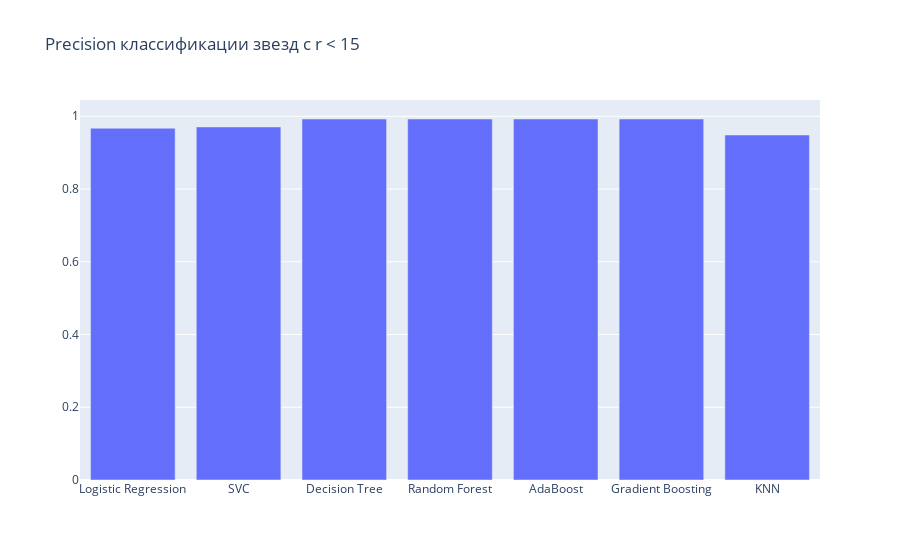

The notebook cell this image was saved under:
### Markdown cell above
Проверка точности была проведена не для всех интерваллов r, из-за осутсвия достаточного кол-ва данных о них. Но заметим сходство для графиков precision от признкака r. Наименьшую точность классификаторы показывают для r < 15. 
Сравним показатели precision при r < 15 для разных классификаторов.

### Code cell
trace1 = go.Bar(
    x=['Logistic Regression','SVC','Decision Tree','Random Forest','AdaBoost','Gradient Boosting','KNN'],
    y=[lr_test_acc,svc_test_acc,dt_test_acc,rf_test_acc,adb_test_acc,gdb_test_acc,knn_test_acc],
    name = 'Accuracy Comparisons of the 4 algorithms',
        marker=dict(
                
    ),
)

layout = go.Layout(
    title='Precision классификации звезд с r < 15'
)

data = [trace1]
fig = go.Figure(data=data, layout=layout)
py.iplot(fig, filename="Ratio")

### Figure 1 — Plotly figure (JSON) as saved in the notebook; plotly's stock layout.template omitted (floating-point values rounded to 4 significant figures)
{"data": [{"name": "Accuracy Comparisons of the 4 algorithms", "type": "bar", "x": ["Logistic Regression", "SVC", "Decision Tree", "Random Forest", "AdaBoost", "Gradient Boosting", "KNN"], "y": [0.9672, 0.9708, 0.9925, 0.9925, 0.9925, 0.9925, 0.9485]}], "layout": {"title": {"text": "Precision классификации звезд с r < 15"}}}
